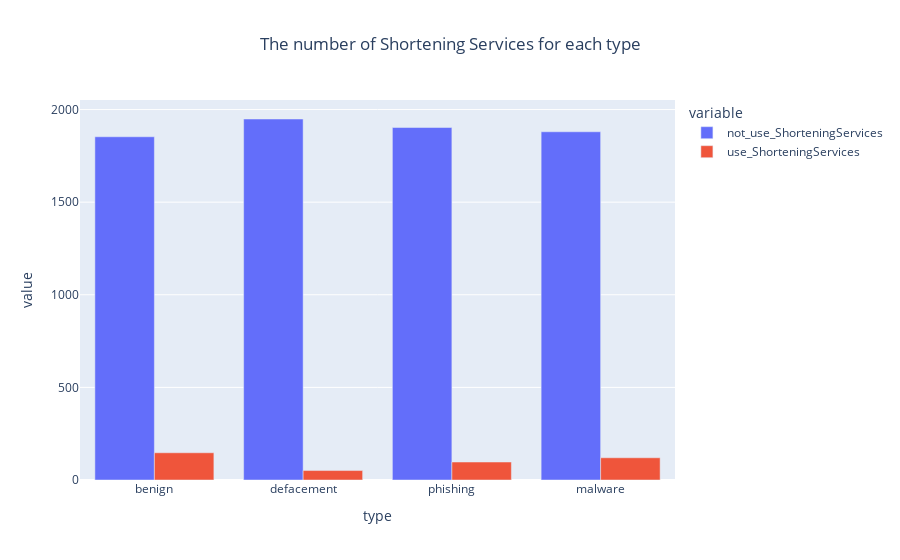

Write notebook code for a chart like this one.
### Code cell
shortUrl = pd.crosstab(df_url.type,df_url.shortUrl)
shortUrl['type']=['benign','defacement','phishing','malware']
shortUrl.rename(columns={0:'not_use_ShorteningServices',1:'use_ShorteningServices'},inplace=True)
px.bar(data_frame=shortUrl,x=shortUrl.type,y=['not_use_ShorteningServices','use_ShorteningServices'],barmode='group',title='The number of Shortening Services for each type').update_layout(title_x=0.5)

### Figure 1 — Plotly figure (JSON) as saved in the notebook; plotly's stock layout.template omitted (floating-point values rounded to 4 significant figures)
{"data": [{"alignmentgroup": "True", "hovertemplate": "variable=not_use_ShorteningServices<br>type=%{x}<br>value=%{y}<extra></extra>", "legendgroup": "not_use_ShorteningServices", "marker": {"color": "#636efa", "pattern": {"shape": ""}}, "name": "not_use_ShorteningServices", "offsetgroup": "not_use_ShorteningServices", "orientation": "v", "showlegend": true, "textposition": "auto", "type": "bar", "x": ["benign", "defacement", "phishing", "malware"], "xaxis": "x", "y": [1853, 1949, 1903, 1880], "yaxis": "y"}, {"alignmentgroup": "True", "hovertemplate": "variable=use_ShorteningServices<br>type=%{x}<br>value=%{y}<extra></extra>", "legendgroup": "use_ShorteningServices", "marker": {"color": "#EF553B", "pattern": {"shape": ""}}, "name": "use_ShorteningServices", "offsetgroup": "use_ShorteningServices", "orientation": "v", "showlegend": true, "textposition": "auto", "type": "bar", "x": ["benign", "defacement", "phishing", "malware"], "xaxis": "x", "y": [147, 51, 97, 120], "yaxis": "y"}], "layout": {"barmode": "group", "legend": {"title": {"text": "variable"}, "tracegroupgap": 0}, "title": {"text": "The number of Shortening Services for each type", "x": 0.5}, "xaxis": {"anchor": "y", "domain": [0, 1], "title": {"text": "type"}}, "yaxis": {"anchor": "x", "domain": [0, 1], "title": {"text": "value"}}}}
